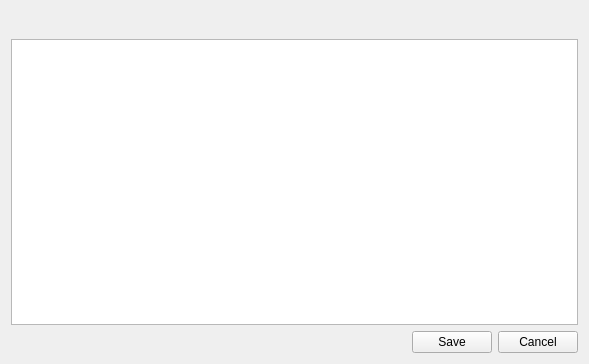
<?xml version="1.0" encoding="UTF-8"?>
<ui version="4.0">
 <class>EdgeParams</class>
 <widget class="QWidget" name="EdgeParams">
  <property name="windowModality">
   <enum>Qt::WindowModal</enum>
  </property>
  <property name="geometry">
   <rect>
    <x>0</x>
    <y>0</y>
    <width>589</width>
    <height>364</height>
   </rect>
  </property>
  <property name="focusPolicy">
   <enum>Qt::StrongFocus</enum>
  </property>
  <property name="windowTitle">
   <string>Relation params</string>
  </property>
  <property name="windowIcon">
   <iconset resource="../../share/mainResources.qrc">
    <normaloff>:/textedit/images/editpaste.png</normaloff>:/textedit/images/editpaste.png</iconset>
  </property>
  <layout class="QVBoxLayout" name="verticalLayout">
   <item>
    <layout class="QHBoxLayout" name="horizontalLayout_2">
     <property name="spacing">
      <number>0</number>
     </property>
     <item>
      <widget class="QPushButton" name="addWire">
       <property name="toolTip">
        <string>Add wire</string>
       </property>
       <property name="text">
        <string/>
       </property>
       <property name="icon">
        <iconset resource="../../share/mainResources.qrc">
         <normaloff>:/icon/icons/edit_add.png</normaloff>:/icon/icons/edit_add.png</iconset>
       </property>
       <property name="flat">
        <bool>true</bool>
       </property>
      </widget>
     </item>
     <item>
      <widget class="QPushButton" name="delWire">
       <property name="toolTip">
        <string>Del wire</string>
       </property>
       <property name="text">
        <string/>
       </property>
       <property name="icon">
        <iconset resource="../../share/mainResources.qrc">
         <normaloff>:/icon/icons/trashcan_empty-alt.png</normaloff>:/icon/icons/trashcan_empty-alt.png</iconset>
       </property>
       <property name="flat">
        <bool>true</bool>
       </property>
      </widget>
     </item>
     <item>
      <spacer name="horizontalSpacer_2">
       <property name="orientation">
        <enum>Qt::Horizontal</enum>
       </property>
       <property name="sizeHint" stdset="0">
        <size>
         <width>40</width>
         <height>20</height>
        </size>
       </property>
      </spacer>
     </item>
    </layout>
   </item>
   <item>
    <widget class="QTableView" name="wiresList">
     <property name="contextMenuPolicy">
      <enum>Qt::CustomContextMenu</enum>
     </property>
     <property name="selectionBehavior">
      <enum>QAbstractItemView::SelectRows</enum>
     </property>
     <property name="showGrid">
      <bool>true</bool>
     </property>
     <property name="sortingEnabled">
      <bool>true</bool>
     </property>
    </widget>
   </item>
   <item>
    <layout class="QHBoxLayout" name="horizontalLayout">
     <item>
      <spacer name="horizontalSpacer">
       <property name="orientation">
        <enum>Qt::Horizontal</enum>
       </property>
       <property name="sizeHint" stdset="0">
        <size>
         <width>40</width>
         <height>20</height>
        </size>
       </property>
      </spacer>
     </item>
     <item>
      <widget class="QPushButton" name="pbOk">
       <property name="text">
        <string>Save</string>
       </property>
       <property name="icon">
        <iconset resource="../../share/mainResources.qrc">
         <normaloff>:/textedit/images/filesave.png</normaloff>:/textedit/images/filesave.png</iconset>
       </property>
      </widget>
     </item>
     <item>
      <widget class="QPushButton" name="pbCancel">
       <property name="text">
        <string>Cancel</string>
       </property>
       <property name="icon">
        <iconset resource="../../share/mainResources.qrc">
         <normaloff>:/icon/icons/button_cancel.png</normaloff>:/icon/icons/button_cancel.png</iconset>
       </property>
      </widget>
     </item>
    </layout>
   </item>
  </layout>
  <action name="actionAdd_wire">
   <property name="icon">
    <iconset resource="../../share/mainResources.qrc">
     <normaloff>:/icons/images/package-new.png</normaloff>:/icons/images/package-new.png</iconset>
   </property>
   <property name="text">
    <string>Add wire</string>
   </property>
   <property name="shortcut">
    <string>+, Ctrl+A</string>
   </property>
  </action>
  <action name="actionRemove_wire">
   <property name="icon">
    <iconset resource="../../share/mainResources.qrc">
     <normaloff>:/icons/images/package-remove.png</normaloff>:/icons/images/package-remove.png</iconset>
   </property>
   <property name="text">
    <string>Remove wire</string>
   </property>
   <property name="shortcut">
    <string>-, Del, Ctrl+D</string>
   </property>
  </action>
  <action name="actionClose">
   <property name="text">
    <string>Close</string>
   </property>
   <property name="shortcut">
    <string>Ctrl+Q, Esc</string>
   </property>
  </action>
  <action name="actionSave">
   <property name="text">
    <string>Save</string>
   </property>
   <property name="shortcut">
    <string>Ctrl+S, Return</string>
   </property>
  </action>
 </widget>
 <resources>
  <include location="../../share/mainResources.qrc"/>
 </resources>
 <connections>
  <connection>
   <sender>addWire</sender>
   <signal>pressed()</signal>
   <receiver>actionAdd_wire</receiver>
   <slot>trigger()</slot>
   <hints>
    <hint type="sourcelabel">
     <x>271</x>
     <y>220</y>
    </hint>
    <hint type="destinationlabel">
     <x>-1</x>
     <y>-1</y>
    </hint>
   </hints>
  </connection>
  <connection>
   <sender>delWire</sender>
   <signal>pressed()</signal>
   <receiver>actionRemove_wire</receiver>
   <slot>trigger()</slot>
   <hints>
    <hint type="sourcelabel">
     <x>330</x>
     <y>216</y>
    </hint>
    <hint type="destinationlabel">
     <x>-1</x>
     <y>-1</y>
    </hint>
   </hints>
  </connection>
 </connections>
</ui>
